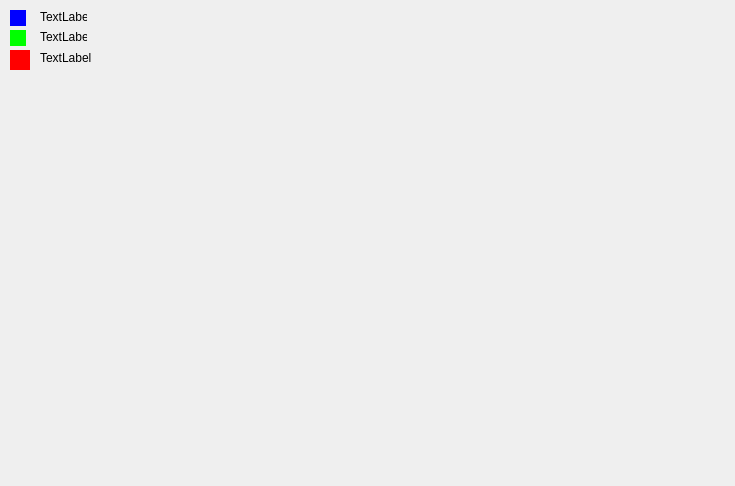
<?xml version="1.0" encoding="UTF-8"?>
<ui version="4.0">
 <class>stati</class>
 <widget class="QDialog" name="stati">
  <property name="geometry">
   <rect>
    <x>0</x>
    <y>0</y>
    <width>735</width>
    <height>486</height>
   </rect>
  </property>
  <property name="windowTitle">
   <string>Dialog</string>
  </property>
  <widget class="QWidget" name="widget_5" native="true">
   <property name="geometry">
    <rect>
     <x>10</x>
     <y>50</y>
     <width>20</width>
     <height>20</height>
    </rect>
   </property>
   <property name="styleSheet">
    <string notr="true">background-color: rgb(255, 0, 0);</string>
   </property>
  </widget>
  <widget class="QLabel" name="label_4">
   <property name="geometry">
    <rect>
     <x>40</x>
     <y>50</y>
     <width>131</width>
     <height>16</height>
    </rect>
   </property>
   <property name="text">
    <string>TextLabel</string>
   </property>
  </widget>
  <widget class="QWidget" name="widget_6" native="true">
   <property name="geometry">
    <rect>
     <x>10</x>
     <y>30</y>
     <width>16</width>
     <height>16</height>
    </rect>
   </property>
   <property name="styleSheet">
    <string notr="true">background-color: rgb(0, 255, 0);</string>
   </property>
  </widget>
  <widget class="QWidget" name="widget" native="true">
   <property name="geometry">
    <rect>
     <x>10</x>
     <y>10</y>
     <width>16</width>
     <height>16</height>
    </rect>
   </property>
   <property name="styleSheet">
    <string notr="true">
background-color: rgb(0, 0, 255);</string>
   </property>
   <widget class="QWidget" name="widget_4" native="true">
    <property name="geometry">
     <rect>
      <x>10</x>
      <y>10</y>
      <width>16</width>
      <height>16</height>
     </rect>
    </property>
    <property name="styleSheet">
     <string notr="true">
background-color: rgb(0, 0, 255);</string>
    </property>
   </widget>
  </widget>
  <widget class="QLabel" name="label_2">
   <property name="geometry">
    <rect>
     <x>40</x>
     <y>10</y>
     <width>47</width>
     <height>13</height>
    </rect>
   </property>
   <property name="text">
    <string>TextLabel</string>
   </property>
  </widget>
  <widget class="QLabel" name="label_3">
   <property name="geometry">
    <rect>
     <x>40</x>
     <y>30</y>
     <width>47</width>
     <height>13</height>
    </rect>
   </property>
   <property name="text">
    <string>TextLabel</string>
   </property>
  </widget>
 </widget>
 <resources/>
 <connections/>
</ui>
